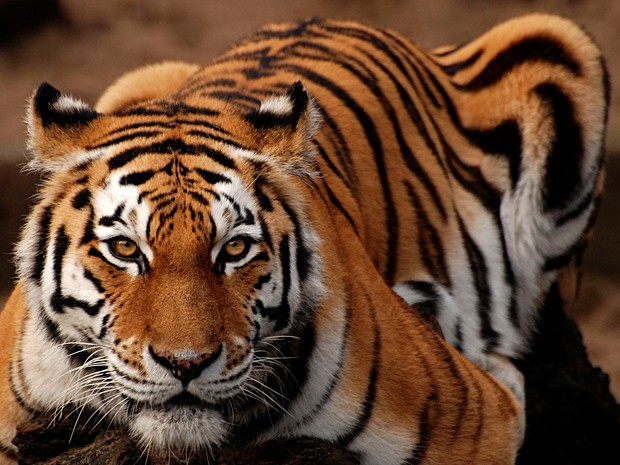
%> input picture tigre.jpg, 620 x 465 px
$ octave pdi_01.m   (GNU Octave 9; MATLAB toolbox functions it lacks are replaced by stand-ins)
%> lines starting %> are read from the running program, lines starting %| are printed output that depends on the picture
%PDI - Componentes RGB

%windows size
XSIZE=1300;
YSIZE=900;

%filename image
IMG = "tigre.jpg";

pkg load image

img = im2double( imread(IMG) );
[lin, col, ch] = size(img);
%> lin = 465; col = 620; ch = 3

r = img(:,:,1);
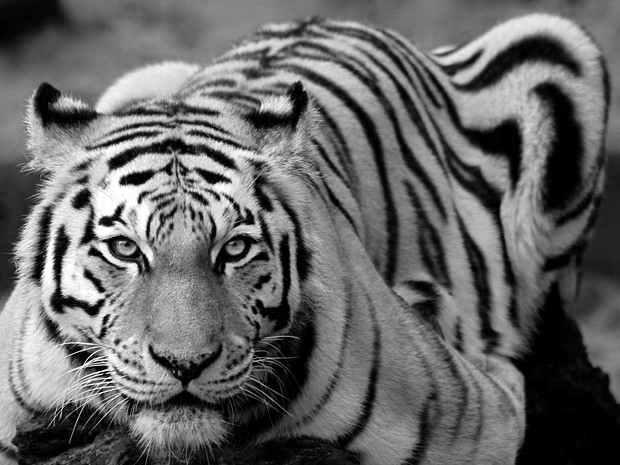
%> r: size 465x620 double; min 0, max 1, mean 0.404
g = img(:,:,2);
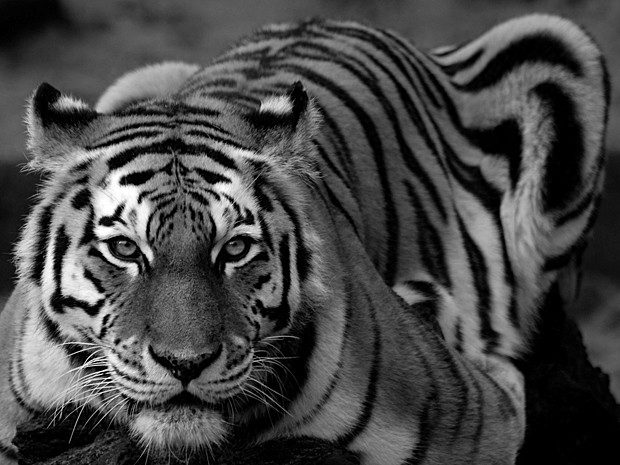
%> g: size 465x620 double; min 0, max 1, mean 0.28
b = img(:,:,3);
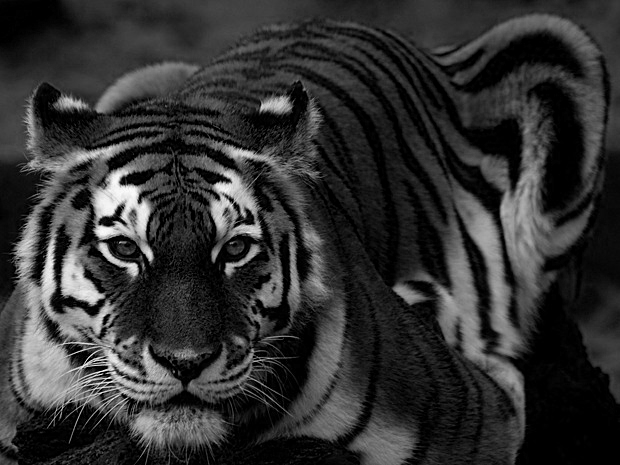
%> b: size 465x620 double; min 0, max 0.992, mean 0.195
media_aritmetica = ( (r + g + b)./ 3.0 );
soma_simetrica = (r .* g .* b) ./ (1.0-r-g-b+(r.*g)+(r.*b)+(g.*b));
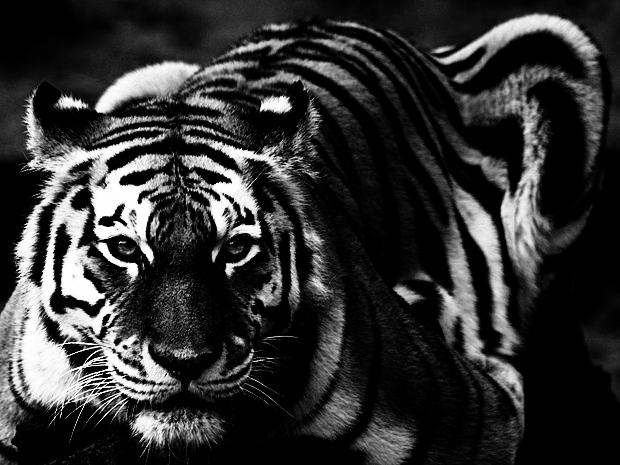
%> soma_simetrica: size 465x620 double; min 0, max 1, mean 0.197
rgb_to_gray = rgb2gray(img);
luminancia = (0.299 .* r + 0.587 .* g + 0.114 .* b);


figure('Name', 'Figura Original');
imshow(img);
figure('Name', 'Componentes RGB', 'Position', [0 0 XSIZE YSIZE]);
subplot(2,3,1)
imshow(r);
subplot(2,3,4)
hist(r(:), 32);

subplot(2,3,2)
imshow(g);
subplot(2,3,5)
hist(g(:), 32);

subplot(2,3,3)
imshow(b);
subplot(2,3,6)
hist(b(:), 32);
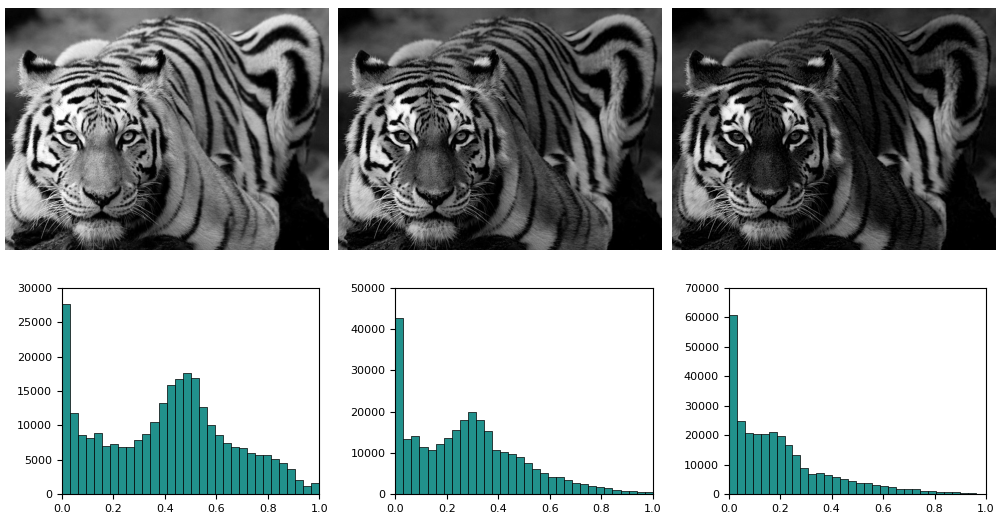
%> figure redrawn from the program's plot data, 6 panels

figure('Name', 'Media Aritmética', 'Position', [0 0 XSIZE YSIZE]);
subplot(1,2,1)
imshow(media_aritmetica);
subplot(1,2,2)
hist(media_aritmetica(:), 32);
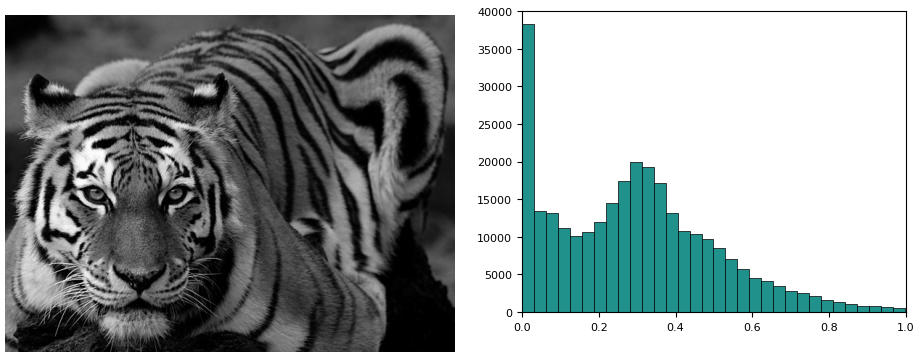
%> figure redrawn from the program's plot data, 2 panels

figure('Name', 'RGB2GRAY', 'Position', [0 0 XSIZE YSIZE]);
subplot(1,2,1)
imshow(rgb_to_gray);
subplot(1,2,2)
hist(rgb_to_gray(:), 32);

figure('Name', 'Soma Aritmética', 'Position', [0 0 XSIZE YSIZE]);
subplot(1,2,1)
imshow(soma_simetrica);
subplot(1,2,2)
hist(soma_simetrica(:), 32);
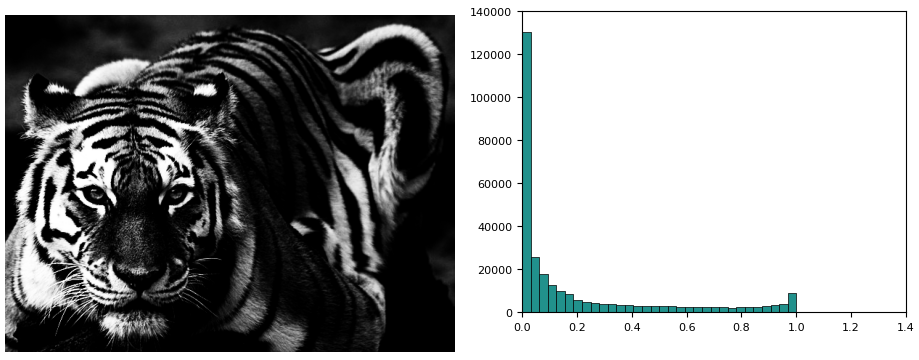
%> figure redrawn from the program's plot data, 2 panels

figure('Name', 'Luminância', 'Position', [0 0 XSIZE YSIZE]);
subplot(1,2,1)
imshow(luminancia);
subplot(1,2,2)
hist(luminancia(:), 32);

pause;

$ run again, with leao.jpg copied over tigre.jpg
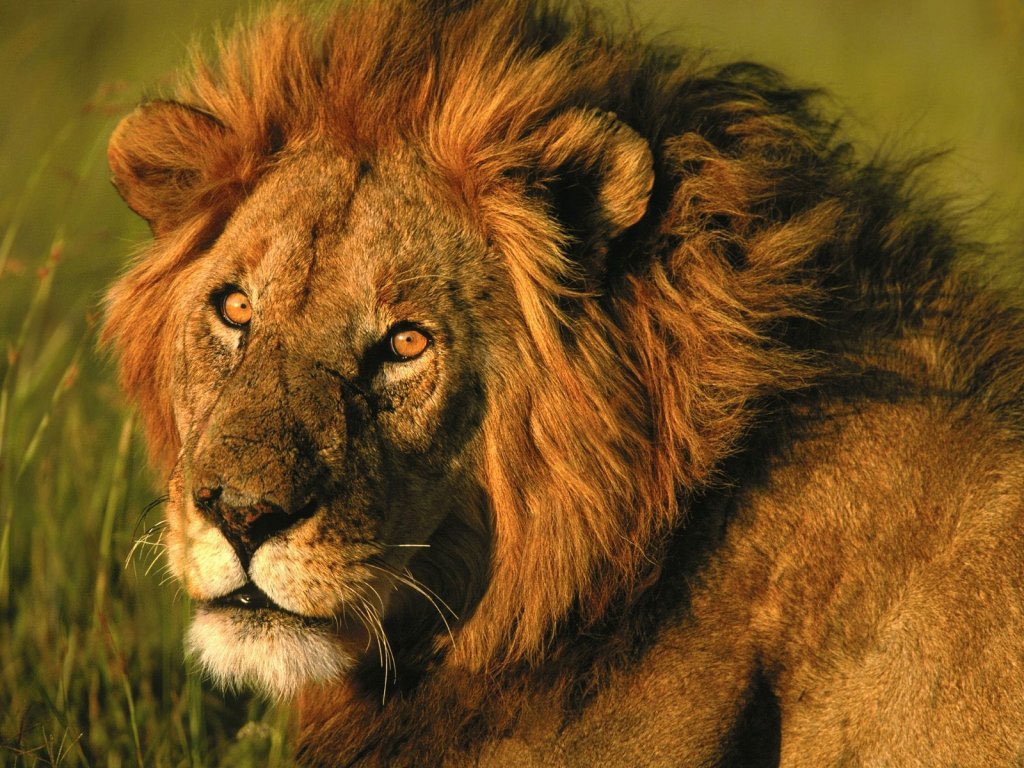
%> input picture leao.jpg, 1024 x 768 px
%> `hist(rgb_to_gray(:), 32);`:
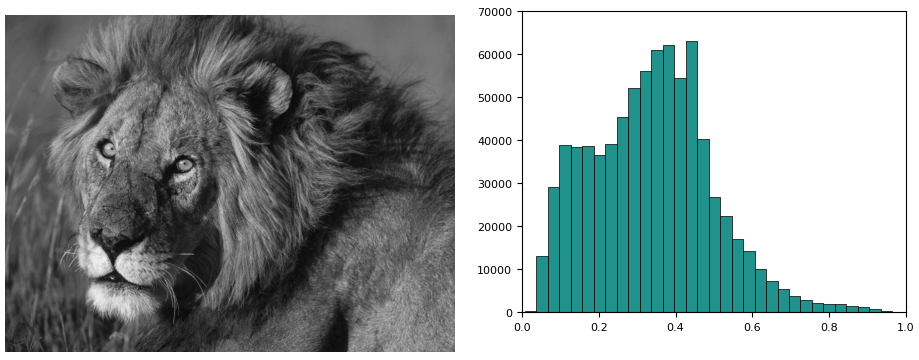
%> figure redrawn from the program's plot data, 2 panels
%> `hist(soma_simetrica(:), 32);`:
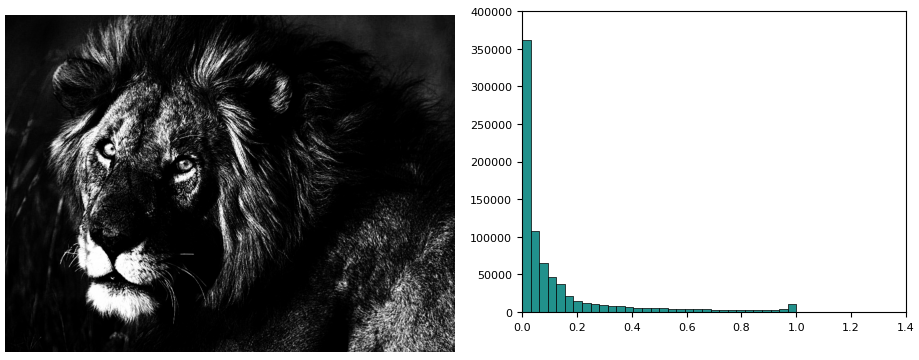
%> figure redrawn from the program's plot data, 2 panels
